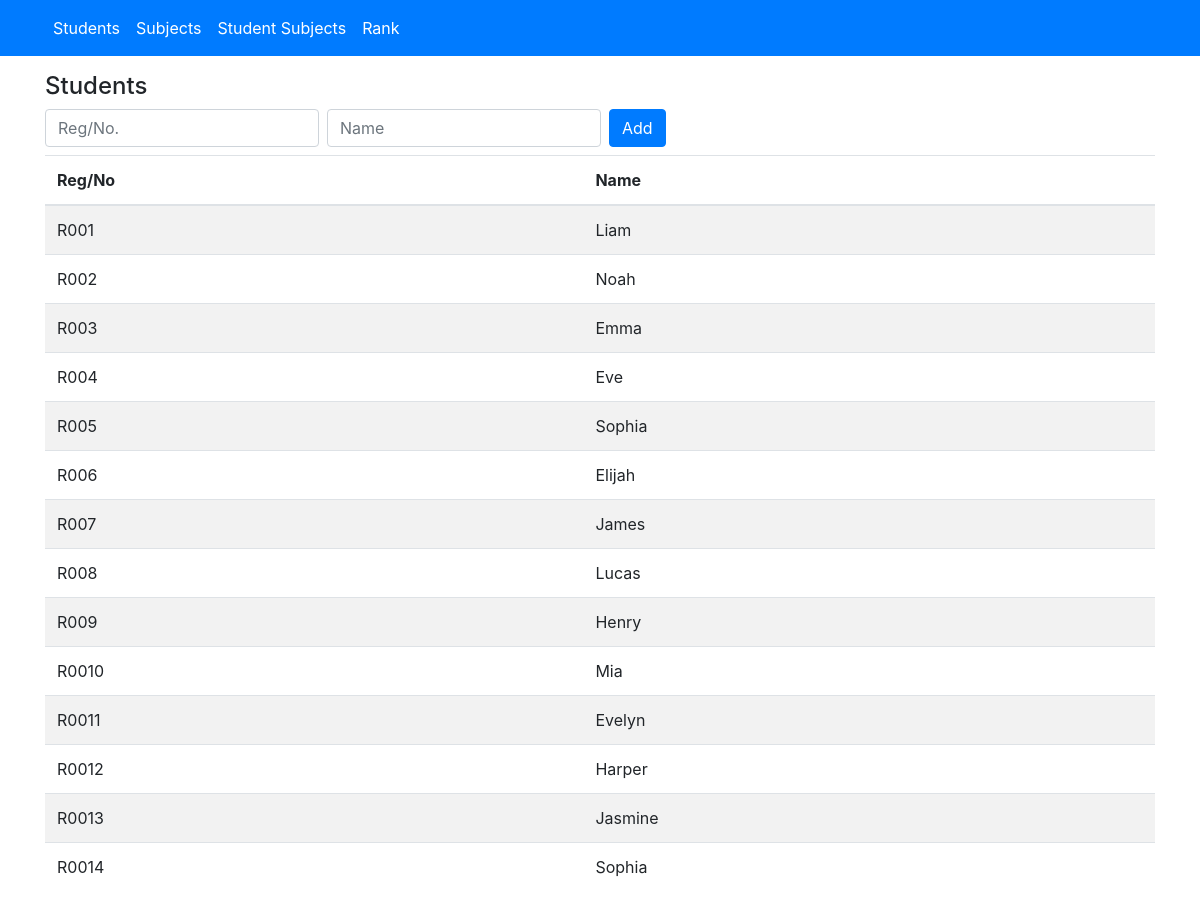
Before: /students.php with the older database file.
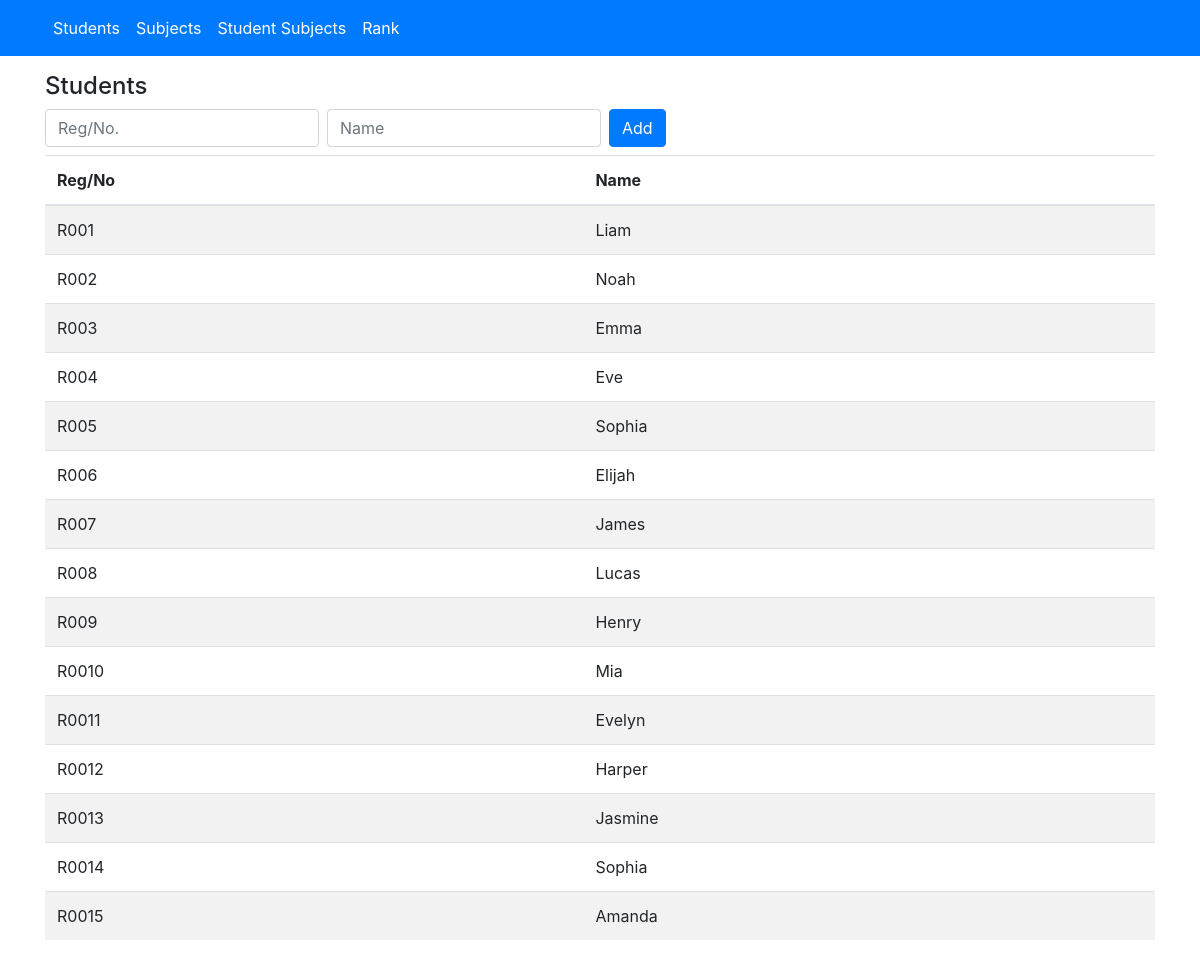
After: the same page with the newer database file.
### tables this page shows
CREATE TABLE "students" (
	"id"	INTEGER,
	"name"	TEXT NOT NULL,
	"reg_no"	TEXT NOT NULL UNIQUE,
	PRIMARY KEY("id" AUTOINCREMENT)
);

### database.php (called while the page is built, shortened)
<?php
$pdo = new PDO('sqlite:app.db');
$pdo->setAttribute(PDO::ATTR_ERRMODE, PDO::ERRMODE_EXCEPTION);
function query($sql='', $params=[])
{
    global $pdo;
    $stmt = $pdo->prepare($sql);
    if ($params) {
        $stmt->execute($params);
    } else {
        $stmt->execute();
    }
    return $stmt->fetchAll(PDO::FETCH_ASSOC);
}

### controllers/students_controller.php (called while the page is built, shortened)
<?php
$student_rows = query('SELECT * FROM students');

### students.php (the view, shortened to what this page needs)
<!DOCTYPE html>
<html lang="en">
<head>
    <link rel="stylesheet" href="https://stackpath.bootstrapcdn.com/bootstrap/4.3.1/css/bootstrap.min.css">
    <link rel="stylesheet" href="https://cdnjs.cloudflare.com/ajax/libs/bootstrap-multiselect/0.9.13/css/bootstrap-multiselect.css">
</head>
<body>
<?php include 'header.php' ?>
<div class="container">
    <?php require 'controllers/students_controller.php'; ?>
    <div class="pt-3">
        <h4>Students</h4>
        <form class="form-inline mb-2" action="" method="POST">
            <div class="input-group">
                <input type="text" class="form-control mr-2" placeholder="Reg/No." name="reg_no" required>
            </div>
            <div class="input-group">
                <input type="text" class="form-control mr-2" placeholder="Name" name="name" required>
            </div>
            <br>
            <button type="submit" class="btn btn-primary">Add</button>
        </form>
        <div style="height:80vh;overflow:auto">
            <table class="table table-striped">
                <thead>
                    <tr>
                        <th>Reg/No</th>
                        <th>Name</th>
                    </tr>
                </thead>
                <tbody>
                    <?php foreach ($student_rows as $key => $value): ?>
                        <tr>
                            <td><?php echo $value['reg_no'] ?></td>
                            <td><?php echo $value['name'] ?></td>
                        </tr>
                    <?php endforeach; ?>
                </tbody>
            </table>
        </div>
    </div>
</div>
</body>
</html>

Changed rows visible on the page:
added students: reg_no "R0015", name "Amanda"
